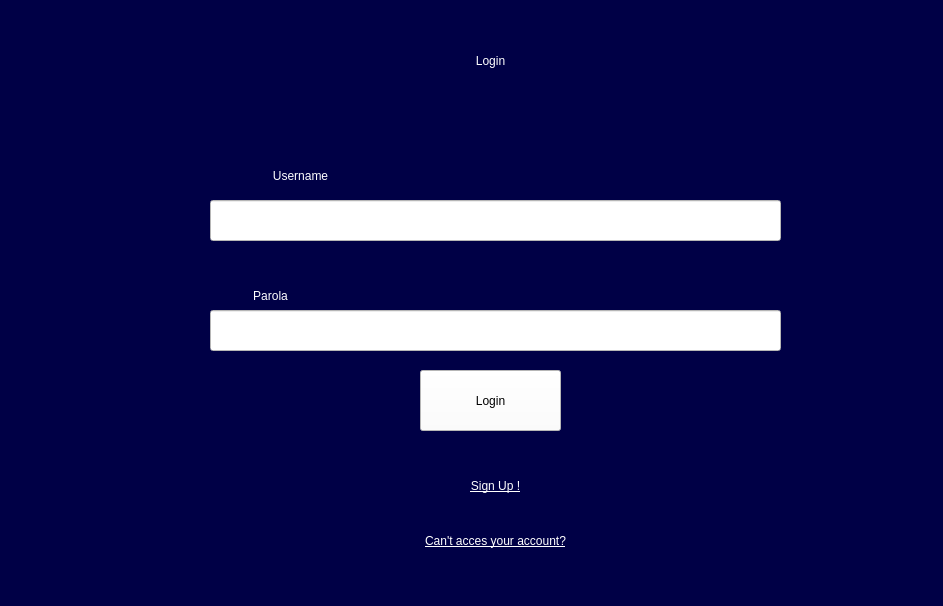
<?xml version="1.0" encoding="UTF-8"?>
<ui version="4.0">
 <class>Form</class>
 <widget class="QWidget" name="Form">
  <property name="geometry">
   <rect>
    <x>0</x>
    <y>0</y>
    <width>943</width>
    <height>606</height>
   </rect>
  </property>
  <property name="windowTitle">
   <string>Form</string>
  </property>
  <widget class="QLabel" name="login_titlu_label">
   <property name="geometry">
    <rect>
     <x>370</x>
     <y>0</y>
     <width>241</width>
     <height>121</height>
    </rect>
   </property>
   <property name="styleSheet">
    <string notr="true">color: rgb(255, 255, 255);
font: 87 50pt &quot;Arial Black&quot;;</string>
   </property>
   <property name="text">
    <string>Login</string>
   </property>
   <property name="alignment">
    <set>Qt::AlignCenter</set>
   </property>
  </widget>
  <widget class="QPushButton" name="login_button">
   <property name="geometry">
    <rect>
     <x>420</x>
     <y>370</y>
     <width>141</width>
     <height>61</height>
    </rect>
   </property>
   <property name="styleSheet">
    <string notr="true">background-color: rgb(255, 255, 255);
font: 16pt &quot;Arial&quot;;
</string>
   </property>
   <property name="text">
    <string>Login</string>
   </property>
  </widget>
  <widget class="QLabel" name="parola_label">
   <property name="geometry">
    <rect>
     <x>210</x>
     <y>280</y>
     <width>121</width>
     <height>31</height>
    </rect>
   </property>
   <property name="styleSheet">
    <string notr="true">color: rgb(255, 255, 255);
font: 87 20pt &quot;Arial Black&quot;;</string>
   </property>
   <property name="text">
    <string>Parola</string>
   </property>
   <property name="alignment">
    <set>Qt::AlignCenter</set>
   </property>
  </widget>
  <widget class="QLabel" name="sign_up">
   <property name="geometry">
    <rect>
     <x>440</x>
     <y>470</y>
     <width>111</width>
     <height>31</height>
    </rect>
   </property>
   <property name="styleSheet">
    <string notr="true">color: rgb(255, 255, 255);
font: 75 15pt &quot;MS Shell Dlg 2&quot;;
text-decoration: underline;</string>
   </property>
   <property name="text">
    <string>Sign Up !</string>
   </property>
   <property name="alignment">
    <set>Qt::AlignCenter</set>
   </property>
  </widget>
  <widget class="QLineEdit" name="password_input">
   <property name="geometry">
    <rect>
     <x>210</x>
     <y>310</y>
     <width>571</width>
     <height>41</height>
    </rect>
   </property>
   <property name="contextMenuPolicy">
    <enum>Qt::CustomContextMenu</enum>
   </property>
   <property name="styleSheet">
    <string notr="true">background-color: rgb(255, 255, 255);
font: 12pt &quot;Arial&quot;;</string>
   </property>
   <property name="echoMode">
    <enum>QLineEdit::Password</enum>
   </property>
  </widget>
  <widget class="QLineEdit" name="username_input">
   <property name="geometry">
    <rect>
     <x>210</x>
     <y>200</y>
     <width>571</width>
     <height>41</height>
    </rect>
   </property>
   <property name="styleSheet">
    <string notr="true">background-color: rgb(255, 255, 255);
font: 12pt &quot;Arial&quot;;</string>
   </property>
  </widget>
  <widget class="QLabel" name="cant_access_account">
   <property name="geometry">
    <rect>
     <x>420</x>
     <y>530</y>
     <width>151</width>
     <height>21</height>
    </rect>
   </property>
   <property name="styleSheet">
    <string notr="true">color: rgb(255, 255, 255);
font: 87 14pt &quot;Arial Black&quot;;
font: 8pt &quot;MS Shell Dlg 2&quot;;
text-decoration: underline;</string>
   </property>
   <property name="text">
    <string>Can't acces your account?</string>
   </property>
   <property name="alignment">
    <set>Qt::AlignCenter</set>
   </property>
  </widget>
  <widget class="QLabel" name="username_label">
   <property name="geometry">
    <rect>
     <x>200</x>
     <y>150</y>
     <width>201</width>
     <height>51</height>
    </rect>
   </property>
   <property name="styleSheet">
    <string notr="true">color: rgb(255, 255, 255);
font: 87 20pt &quot;Arial Black&quot;;</string>
   </property>
   <property name="text">
    <string>Username</string>
   </property>
   <property name="alignment">
    <set>Qt::AlignCenter</set>
   </property>
  </widget>
  <widget class="QLabel" name="image_background">
   <property name="geometry">
    <rect>
     <x>0</x>
     <y>0</y>
     <width>1061</width>
     <height>621</height>
    </rect>
   </property>
   <property name="styleSheet">
    <string notr="true">background-color: rgb(0, 0, 70);</string>
   </property>
   <property name="text">
    <string/>
   </property>
   <property name="pixmap">
    <pixmap>C:/Users/cojoc/Downloads/Image1.png</pixmap>
   </property>
  </widget>
  <zorder>image_background</zorder>
  <zorder>login_titlu_label</zorder>
  <zorder>login_button</zorder>
  <zorder>parola_label</zorder>
  <zorder>sign_up</zorder>
  <zorder>password_input</zorder>
  <zorder>username_input</zorder>
  <zorder>cant_access_account</zorder>
  <zorder>username_label</zorder>
 </widget>
 <resources/>
 <connections/>
</ui>
